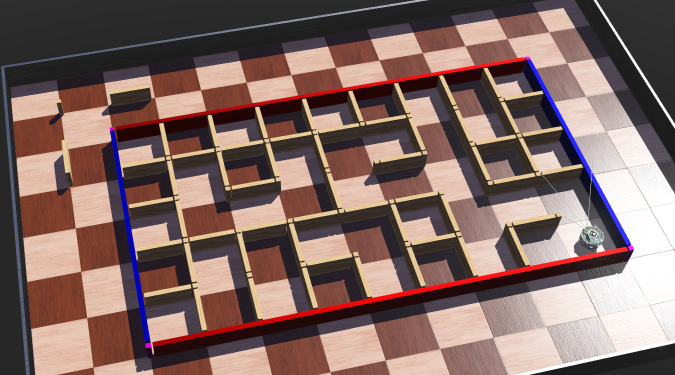
#> input picture z5224734_MTRN4110_PhaseC/TEST/Maze_3.png, 1350 x 750 px (shown at 1/2 size)
$ jupyter execute z5224734_MTRN4110_PhaseC.ipynb   (older library calls are emulated)
#> lines starting #> are read from the running program, lines starting #| are printed output that depends on the picture; after the words box and inside, x2 and y2 are one past the last pixel; in counts of white or black regions, pixels touching at a corner belong together; long printed decimals are rounded
[cell 1]
import cv2 # OpenCV library
import numpy as np # Numpy library for scientific computing
import matplotlib.pyplot as plt # Matplotlib library for plotting
import math

[cell 2]
maze = cv2.imread('../TEST/Maze_3.png')
#> maze is the input picture: shape (750, 1350, 3); mean B, G, R 99.5, 104.5, 129.3
maze_rgb = cv2.cvtColor(maze, cv2.COLOR_BGR2RGB)
plt.imshow(maze_rgb)
plt.show()
# image is loaded with imread command
robot_bgr = cv2.imread('../TEST/Robot_3.png')
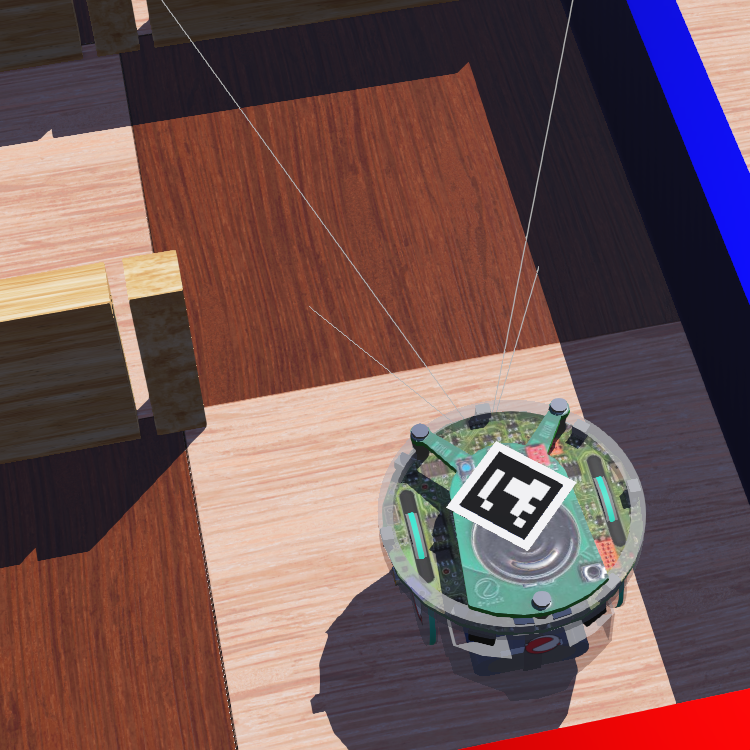
#> input picture z5224734_MTRN4110_PhaseC/TEST/Robot_3.png, 750 x 750 px
#> robot_bgr is the input picture: shape (750, 750, 3); mean B, G, R 84, 84.1, 112.7
robot_rgb = cv2.cvtColor(robot_bgr,cv2.COLOR_BGR2RGB)
plt.imshow(robot_rgb)
plt.show()

[cell 3]
olower = np.array([130, 200, 104])
oupper = np.array([150,255,255])

#convert to hsv
hsv = cv2.cvtColor(maze, cv2.COLOR_BGR2HSV)
#> hsv: shape (750, 1350, 3); mean H, S, V 33.9, 68.7, 131.6
#create mask
corner_mask = cv2.inRange(hsv, olower, oupper)
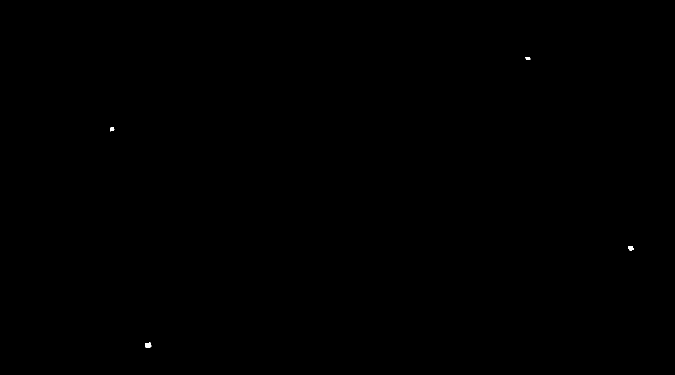
#> corner_mask: shape (750, 1350) (shown at 1/2 size); 0.03% white; 4 white regions, box (x1, y1, x2, y2) and area: (290, 685, 303, 696) 107, (1256, 492, 1268, 501) 81, (220, 254, 229, 263) 55, (1051, 114, 1061, 120) 47
result = cv2.bitwise_and(maze, maze, mask=corner_mask)

#Opening
mask_opened = cv2.morphologyEx(corner_mask, cv2.MORPH_OPEN, kernel = np.ones((3,3), np.uint8))
#> mask_opened: shape (750, 1350); 0.03% white; 4 white regions, box (x1, y1, x2, y2) and area: (290, 685, 302, 696) 104, (1256, 492, 1267, 501) 80, (220, 254, 228, 262) 53, (1051, 114, 1060, 120) 45
mask_3_channel = cv2.cvtColor(mask_opened, cv2.COLOR_GRAY2BGR)
#plt.imshow(mask_3_channel)
numpy_horizontal = np.hstack((maze, result, mask_3_channel))
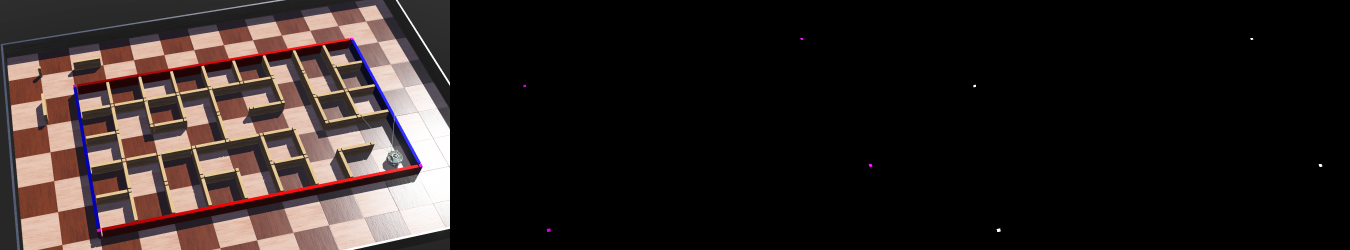
#> numpy_horizontal: shape (750, 4050, 3) (shown at 1/3 size); mean B, G, R 33.2, 34.8, 43.2

img_bgr = result
img_gray = cv2.cvtColor(img_bgr, cv2.COLOR_BGR2GRAY)
img_rgb_origin = cv2.cvtColor(img_bgr, cv2.COLOR_BGR2RGB)
edges = cv2.Canny(mask_opened, threshold1 = 50, threshold2 = 100, apertureSize = 3)
#> edges: shape (750, 1350); 0.01% white in thin lines or dots, all inside (x1, y1, x2, y2) = (219, 113, 1267, 696)


# Find contours from edges
img2, contours, hierarchy = cv2.findContours(edges, cv2.RETR_EXTERNAL, cv2.CHAIN_APPROX_SIMPLE)
#> contours = 4 contours; box (x1, y1, x2, y2) and area: (289, 684, 302, 696) 100, (1255, 491, 1267, 501) 78, (219, 253, 228, 262) 49, (1050, 113, 1060, 120) 44
# Draw them on maze
cv2.drawContours(maze, contours, -1, (0,255,0),3)
# Cvt maze to RGB
img_rgb = cv2.cvtColor(maze, cv2.COLOR_BGR2RGB)
# disp maze
#plt.imshow(img_rgb)
# Plot the image
fig, (ax1,ax2,ax3) = plt.subplots(figsize = (18,10), ncols = 3)
ax1.imshow(img_rgb_origin), ax1.set_title("Original")
ax2.imshow(edges, cmap='gray'), ax2.set_title("Edges")
ax3.imshow(img_rgb), ax3.set_title("Contour of Corner Stones")
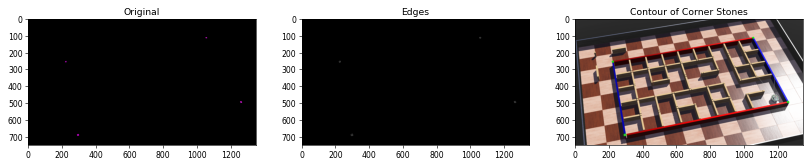
#> figure drawn by matplotlib, 3 panels

[cell 4]
source = [[],[],[],[]]
# calculate MOI
for i, cnt in enumerate(contours):
    (x,y), r = cv2.minEnclosingCircle(cnt)
    point = [int(x), int(y)]

    if point[0] <= 337.5 and point[1] <=375: #top left
        source[0] = point
    elif point[0] >= 1012.5 and point[1] <= 375: #top right
        source[1] = point
    elif point[0] <= 337.5 and point[1] > 375: #bottom left
        source[2] = point
    elif point[0] >= 1012.5 and point[1] > 375: #bottom right
        source[3] = point
#> this loop made 4 passes
#> (x, y, r, point) on passes 1 to 4: (295.5, 689.9, 6.83, [295, 689]), (1260.9, 495.7, 6.11, [1260, 495]), (223.5, 257.5, 4.95, [223, 257]), (1054.5, 116.5, 4.74, [1054, 116])
#> after the loop, source = [[223, 257], [1054, 116], [295, 689], [1260, 495]]


source = np.float32(source)


pts = np.float32([[0,0], [900,0], [0,500], [900,500]])
#pts = np.float32([[0,500], [900,500], [0,0], [900,0]])

H = cv2.getPerspectiveTransform(source,pts) # homography matrix
#> H = [[1.11, -0.185, -200], [0.252, 1.49, -438.2], [2.29e-07, 0.000465, 1]]

tsf = cv2.warpPerspective(maze, H, (900,500))
tsf_rgb = cv2.cvtColor(tsf, cv2.COLOR_BGR2RGB)

fig, (ax1, ax2) = plt.subplots(figsize = (18, 10), ncols = 2)
ax1.imshow(img_rgb), ax1.set_title("Original")
ax2.imshow(tsf_rgb), ax2.set_title("Transformed")
plt.show()

[cell 5]
# detecting inner walls
iH = [12, 179]
iS = [5, 145]
iV = [225, 255]
ilower = np.array([iH[0],iS[0],iV[0]])
iupper = np.array([iH[1],iS[1],iV[1]])
#convert to hsv
tsf_hsv = cv2.cvtColor(tsf, cv2.COLOR_BGR2HSV)
#> tsf_hsv: shape (500, 900, 3); mean H, S, V 45.7, 85.9, 124.6
#create mask
in_mask = cv2.inRange(tsf_hsv, ilower, iupper)
#> in_mask: shape (500, 900); 8.5% white; 167 white regions (80 under 20 px), largest, box (x1, y1, x2, y2) and area: (208, 296, 294, 306) 757, (308, 396, 393, 406) 754, (709, 396, 794, 406) 741
in_mask = cv2.morphologyEx(in_mask, cv2.MORPH_OPEN, kernel = np.ones((3,3), np.uint8))
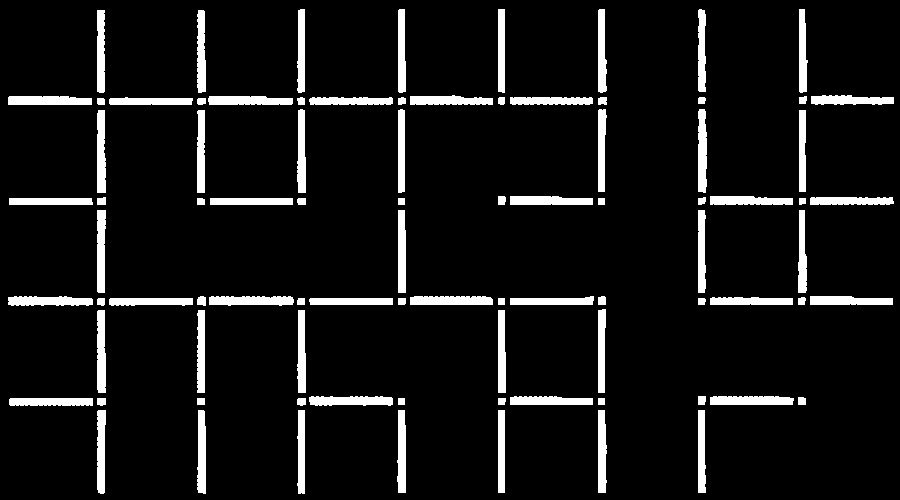
#> in_mask: shape (500, 900); 8.2% white; 87 white regions, largest, box (x1, y1, x2, y2) and area: (209, 296, 294, 306) 726, (710, 396, 794, 405) 718, (410, 296, 493, 305) 716
in_result = cv2.bitwise_and(tsf, tsf, mask=in_mask)
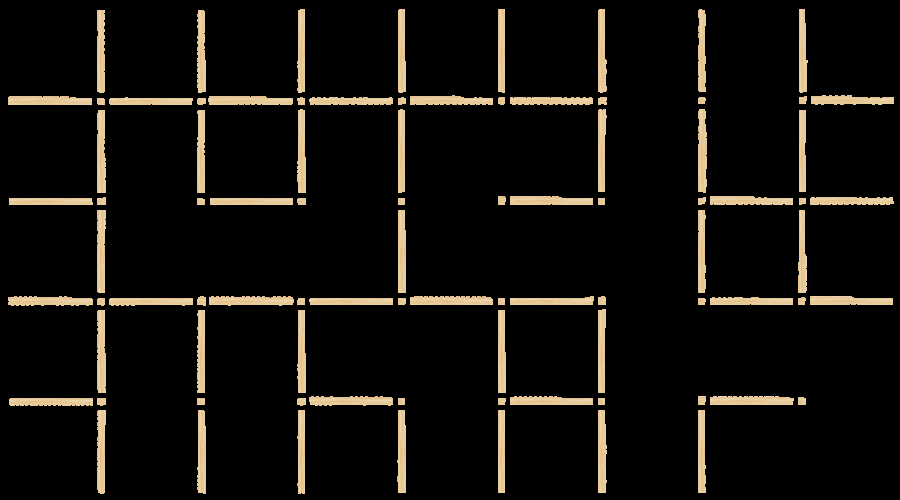
#> in_result: shape (500, 900, 3); mean B, G, R 12.6, 16.5, 19

fig, (ax1, ax2, ax3) = plt.subplots(figsize = (18, 10), ncols = 3)
ax1.imshow(tsf), ax1.set_title("Transform BGR")
ax2.imshow(in_mask), ax2.set_title("Wall Mask")
ax3.imshow(in_result), ax3.set_title("After Wall Mask")
#> figure, not shown here; B, G, R data is drawn as R, G, B

[cell 6]
# Drawing lines on inner walls
row, col, chan = tsf_rgb.shape
#> row = 500; col = 900; chan = 3
#maze_tf = cv2.cvtColor(tsf_rgb, cv2.COLOR_HSV2RGB)
maze_tf = tsf_rgb
vWall = np.zeros((5,9))
hWall = np.zeros((5,9))
thickness = 4
# read walls
for i in range(5):
    for j in range(9):
        for k in range(6):
            if in_mask[i*100+50, j*100+k] == 255 or in_mask[i*100+50, j*100-k]:
                vWall[i][j] = 1
            if in_mask[i*100-k, j*100+50] == 255 or in_mask[i*100+k, j*100+50] == 255:
                hWall[i][j] = 1

# draw
for i in range(5):
    for j in range(9):
        if vWall[i][j] == 1:
            maze_tf[i*100:i*100+100-2, j*100-thickness:j*100+thickness, :] = [255,0,0]
        if hWall[i][j] == 1:
            maze_tf[i*100-thickness:i*100+thickness, j*100+2:j*100+100+4, :] = [255,0,0]
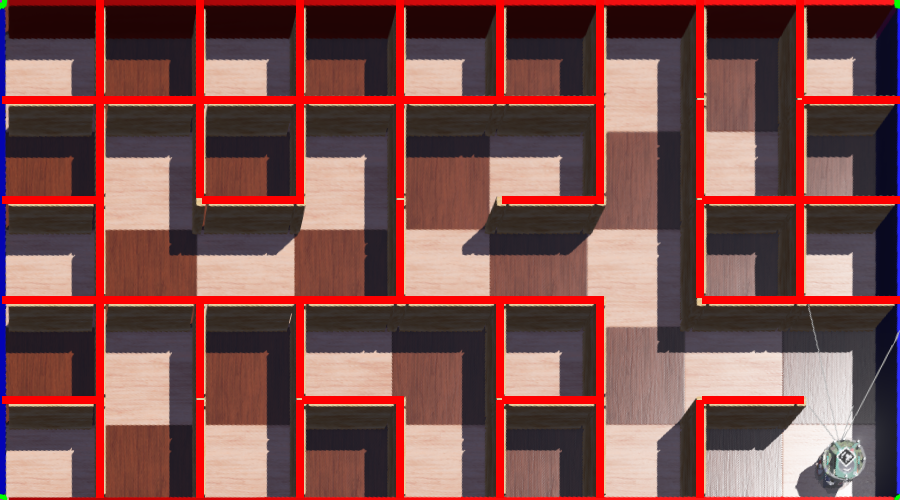
#> maze_tf: shape (500, 900, 3); mean R, G, B 126.1, 78.7, 76.2

plt.imshow(maze_tf)
plt.show()

[cell 7]
'''# Drawing lines on inner walls
row, col, chan = tsf_rgb.shape
#maze_tf = cv2.cvtColor(tsf_rgb, cv2.COLOR_HSV2RGB)
maze_tf = tsf_rgb
vWall = np.zeros((5,9))
hWall = np.zeros((5,9))
thickness = 3
# read walls
for i in range(5):
    for j in range(9):
        if in_mask[i*100+50, j*100] == 255:
            vWall[i][j] = 1
        if in_mask[i*100, j*100+50] == 255:
            hWall[i][j] = 1

# draw
for i in range(5):
    for j in range(9):
        if vWall[i][j] == 1:
            maze_tf[i*100:i*100+100-2, j*100-thickness:j*100+thickness, :] = [255,0,0]
        if hWall[i][j] == 1:
            maze_tf[i*100-thickness:i*100+thickness, j*100+2:j*100+100+4, :] = [255,0,0]

plt.imshow(maze_tf)
plt.show()'''

[cell 8]
# Detect ArUco markers
# Perspective transform the robot
#robot_tf = cv2.warpPerspective(robot_rgb, H, (900,900))
robot_tf = robot_rgb.copy()
# Load the predefined dictionary
dictionary = cv2.aruco.Dictionary_get(cv2.aruco.DICT_6X6_250)

# Initialize the detector parameters using default values
parameters =  cv2.aruco.DetectorParameters_create()

# Detect the markers in the image
markerCorners, markerIds, rejectedCandidates = cv2.aruco.detectMarkers(robot_tf, dictionary, parameters=parameters)
#> markerCorners = ([[499, 451], [562, 484], [524, 539], [459, 504]],); markerIds = [1]; rejectedCandidates = 19 items
#markerCorners are N, E, S, W
marker = cv2.aruco.drawDetectedMarkers(robot_tf, markerCorners, markerIds)

heading = 0 # N, E, S, W
head = ""

m = (markerCorners[0][0][0][1]-markerCorners[0][0][1][1])/(markerCorners[0][0][0][0]-markerCorners[0][0][1][0])
#> m = 0.524

# if slope is negative
if m < 0:
    # if xhead > xright
    if markerCorners[0][0][0][0]>markerCorners[0][0][1][0]:
        heading = 1 # East
    else:
        heading = 3 # West
else:
    # if xhead < xright
    if markerCorners[0][0][0][0]>markerCorners[0][0][1][0]:
        heading = 2 # South
    else:
        heading = 0 # North

if heading == 0:
    print('North')
    head = "^"
elif heading == 1:
    print('Ease')
    head = ">"
elif heading == 2:
    print('South')
    head = "v"
elif heading == 3:
    print('West')
    head = "<"

fig, (ax1, ax2) = plt.subplots(figsize = (18, 10), ncols = 2)
ax1.imshow(robot_rgb), ax1.set_title("Original")
ax2.imshow(robot_tf), ax2.set_title("Transformed")

[cell 9]
#robot position
#greyscale tresholding
H_thld_bot = np.array([125, 90, 245])
L_thld_bot = np.array([40, 1, 100])
tfs_hsv = cv2.cvtColor(tsf, cv2.COLOR_BGR2HSV)
#tresholding corner
robot_mask = cv2.inRange(tfs_hsv, L_thld_bot, H_thld_bot)
#> robot_mask: shape (500, 900); 0.27% white; 26 white regions (23 under 20 px), largest, box (x1, y1, x2, y2) and area: (819, 437, 866, 482) 1096, (881, 333, 899, 366) 52, (826, 481, 835, 485) 24
#mask_gray = cv2.cvtColor(mask, cv2.COLOR_BGR2GRAY)

mask = robot_mask.copy()
kernel = np.ones((2,2),np.uint8)
mask = cv2.morphologyEx(mask, cv2.MORPH_OPEN, kernel)
#> mask: shape (500, 900); 0.24% white; 7 white regions (5 under 20 px), largest, box (x1, y1, x2, y2) and area: (820, 439, 867, 483) 1028, (828, 482, 835, 486) 22
kernel = np.ones((10,10),np.uint8)
mask = cv2.morphologyEx(mask, cv2.MORPH_CLOSE, kernel)
#> mask: shape (500, 900); 0.34% white; 4 white regions (3 under 20 px), largest, box (x1, y1, x2, y2) and area: (820, 440, 868, 487) 1483
kernel = np.ones((8,8),np.uint8)
mask = cv2.morphologyEx(mask, cv2.MORPH_OPEN, kernel)
#> mask: shape (500, 900); 0.32% white; 1 white region, box (x1, y1, x2, y2) and area: (822, 443, 868, 484) 1443
kernel = np.ones((2,2),np.uint8)
mask = cv2.dilate(mask, kernel, iterations = 1)
#> mask: shape (500, 900); 0.34% white; 1 white region, box (x1, y1, x2, y2) and area: (822, 443, 869, 485) 1531

opening_BGR = cv2.cvtColor(mask, cv2.COLOR_GRAY2BGR)
img_gray = cv2.cvtColor(opening_BGR, cv2.COLOR_BGR2GRAY)
img_rgb_origin = cv2.cvtColor(opening_BGR, cv2.COLOR_BGR2RGB)
edges = cv2.Canny(mask, threshold1 = 50, threshold2 = 100, apertureSize = 3)
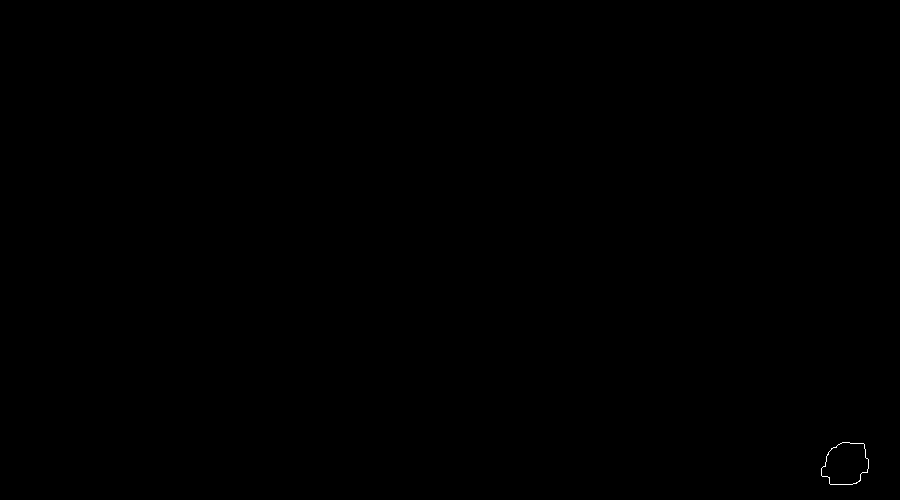
#> edges: shape (500, 900); 0.03% white in thin lines or dots, all inside (x1, y1, x2, y2) = (821, 442, 869, 485)

#contour detection
img2, contours, hierarchy = cv2.findContours(edges, cv2.RETR_EXTERNAL, cv2.CHAIN_APPROX_SIMPLE)
#> contours = 1 contour; box (x1, y1, x2, y2) and area: (821, 442, 869, 485) 1526
cv2.drawContours(tsf, contours, -1, (0,255,0), 3)
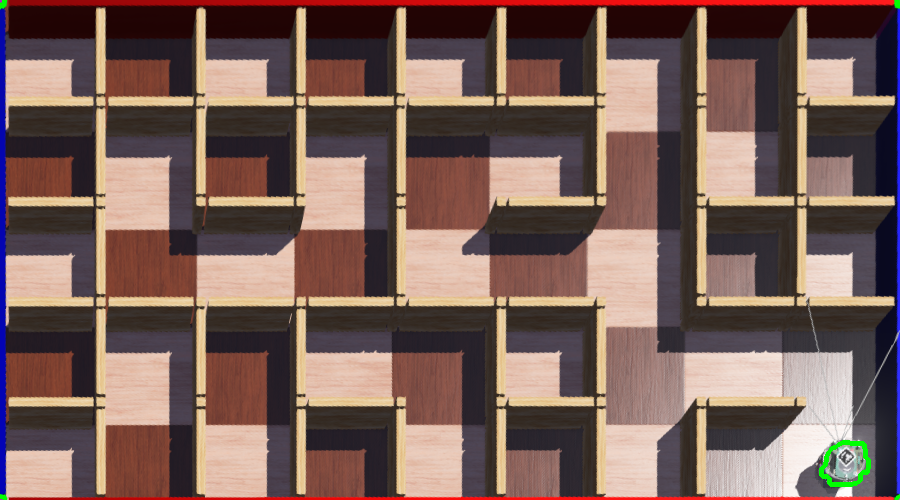
#> tsf: shape (500, 900, 3); mean B, G, R 89, 96, 121.6
img_rgb = cv2.cvtColor(tsf, cv2.COLOR_BGR2RGB)
#> img_rgb: shape (500, 900, 3)

#calculate MoI
for i ,cnt in enumerate(contours):
    (x, y), r = cv2.minEnclosingCircle(cnt)
#> this loop made 1 pass
#> (x, y, r) on pass 1: (843.8, 461.2, 26.59)
(x, y), r = cv2.minEnclosingCircle(cnt)
point = (int(x), int(y))
#> point = (843, 461)
#point = np.int32(point)
r = np.int32(r)
#> r = 26
print(x,y)
#| 843.757 461.243
print(r)
#| 26
thickness = 5
# draw circle and arrow
robot_maze = cv2.circle(maze_tf, point, r, (255,0,255), thickness)
cv2.putText(robot_maze, head, (point[0]-9, point[1]+8),cv2.FONT_HERSHEY_SIMPLEX, 1, (255,0,255),thickness, cv2.LINE_AA)
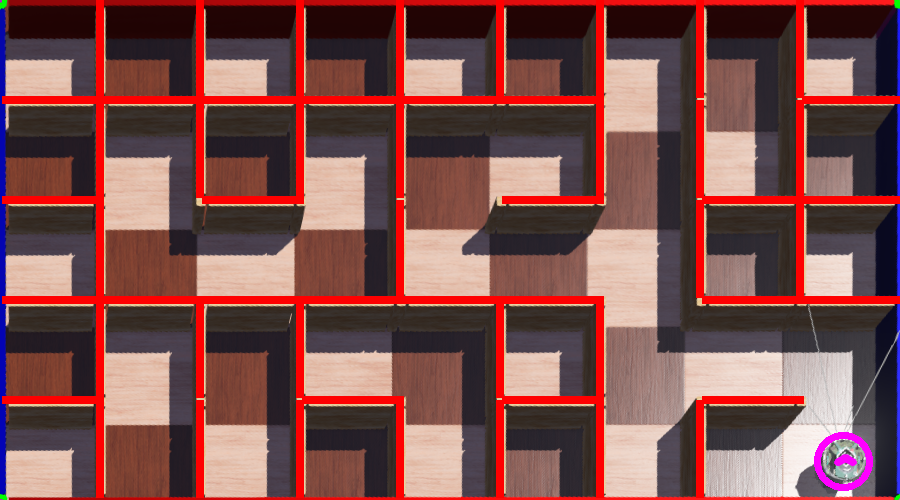
#> robot_maze: shape (500, 900, 3); mean R, G, B 126.3, 78.3, 76.5
plt.figure(figsize = (13.5, 7.5))
plt.imshow(robot_maze)
plt.show()

[cell 10]
# Printing and Writing Map
nrow = 5
ncol = 9
startcol = math.floor(point[0]/100)
#> startcol = 8
startrow = math.floor(point[1]/100)
#> startrow = 4
print(startrow, startcol, heading)
#| 4 8 0

hWall[0] = 1
hWall = np.concatenate((hWall, [np.ones(ncol)]), axis=0)

for i in range(5):
    vWall[i][0] = 1
vWall = np.concatenate((vWall, np.ones((nrow,1))), axis=1)

# Draw map
file1 = open("../MapFound.txt","w+")
st = ""
for i in range(nrow*2+1):
    if i%2 == 1: # if odd row
        for j in range(ncol*2+1):
            if j%2 == 1: #if odd col
                if (i-1)//2 == startrow and (j-1)//2 == startcol:
                    if heading == 0:
                        st += "^ "
                    elif heading == 1:
                        st += "> "
                    elif heading == 2:
                        st += "v "
                    elif heading == 3:
                        st += "< "
                else:
                    st += "  "
            else:
                if vWall[i//2][j//2] == 1:
                    st += "| "
                else:
                    st += "  "
    else:
        st += " "
        for j in range(ncol):
            if hWall[i//2][j] == 1:
                st += "---"
            else:
                st += "   "
            st += " "
    st += "\n"

# write out string
file1.write(st)
file1.close()
